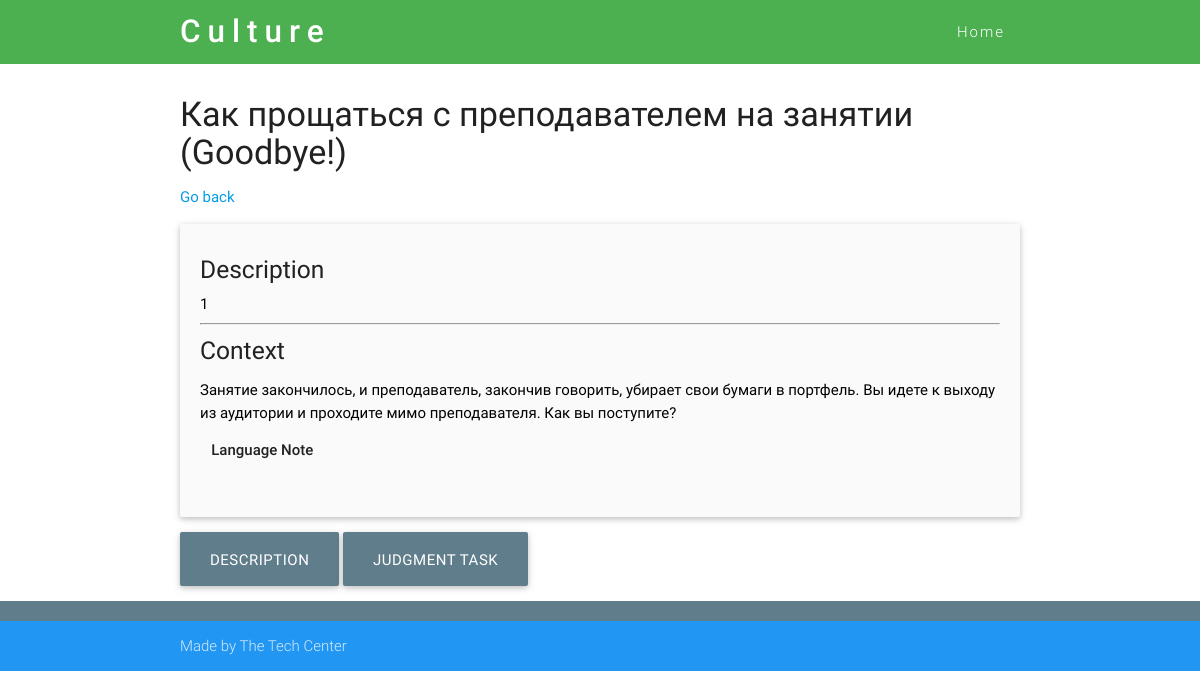
The app's page /scenario/5/ with its own data.
### culture_content/models.py (models this page shows, shortened)
@python_2_unicode_compatible
class Scenario(models.Model):
    name = models.CharField(max_length=150, blank=False)
    description = models.TextField(blank=True)
    initial_information = models.TextField(verbose_name="Context of the Scenario", blank=True)
    context_after_feedback = models.BooleanField (default=False, blank=True)
    judgment_task = models.ForeignKey('JudgmentTask', on_delete= models.CASCADE)
    language_note = models.TextField(verbose_name="Language Notes", blank=True)
    culture_note = models.TextField(verbose_name="Language Notes", blank=True)
    language_note_after_feedback = models.BooleanField (default=False, blank=True)
    reflection_task = models.TextField(verbose_name="Scenario Reflection Task", blank=True)

### culture_content/views.py (the view)
# urls.py: path('scenario/<int:scenario_id>/', get_scenario_detail, name='scenario'),
def get_scenario_detail(request, scenario_id):
    scenario = get_object_or_404(Scenario, pk=scenario_id)
    topic = Topic.objects.filter(scenarios__id =scenario_id)
    return render (request, 'culture_content/scenario.html', {'scenario': scenario, 'topic':topic})

### culture_content/models.py (called while the page is built)
    def get_answers(self):
        return Answer.objects.filter(task=self)

### templates/culture_content/scenario.html (shortened to what this page needs)
{% extends 'base.html' %}
{% load static from staticfiles %}
{% load static  %}
{% block content %}
    <div class="section scrollspy">
    <div class="container">
        <h4>{{ scenario.name }}</h4>
        <p><a id="back" href="">Go back</a></p>
    <div class="card-panel grey lighten-5 z-depth-1" id="description">
                <div class="row valign-wrapper">
                    <div class="col s12">
                        <h5>Description</h5>
                        <span class="black-text">{{ scenario.description }}</span>
                        <hr>
                        {% if scenario.context_after_feedback == 0 %}
                            <h5>Context</h5>
                            <span class="black-text">
                                <p>{{ scenario.initial_information|safe  }}</p>
                            </span>
                        {% endif %}
                        {% if scenario.language_note_after_feedback == 0 %}
                         <div class="col s12">
                                    <strong>Language Note</strong>
                         </div>
                        {% endif %}
                    </div>
                </div>
    </div>
                        {% include "culture_content/results.html" %}
    <a class="waves-effect blue-grey btn-large" id="desbutton">Description</a>
    <a class="waves-effect blue-grey btn-large" id="judgbutton">Judgment Task</a>
    </div>
    </div>
{% endblock %}

### records on screen
Scenario: name "Как прощаться с преподавателем на занятии (Goodbye!)", description "1", initial_information "Занятие закончилось, и преподаватель, закончив говорить, убирает свои бумаги в портфель. Вы идете к выходу из аудитории и проходите мимо преподавателя. Как вы поступите?"
